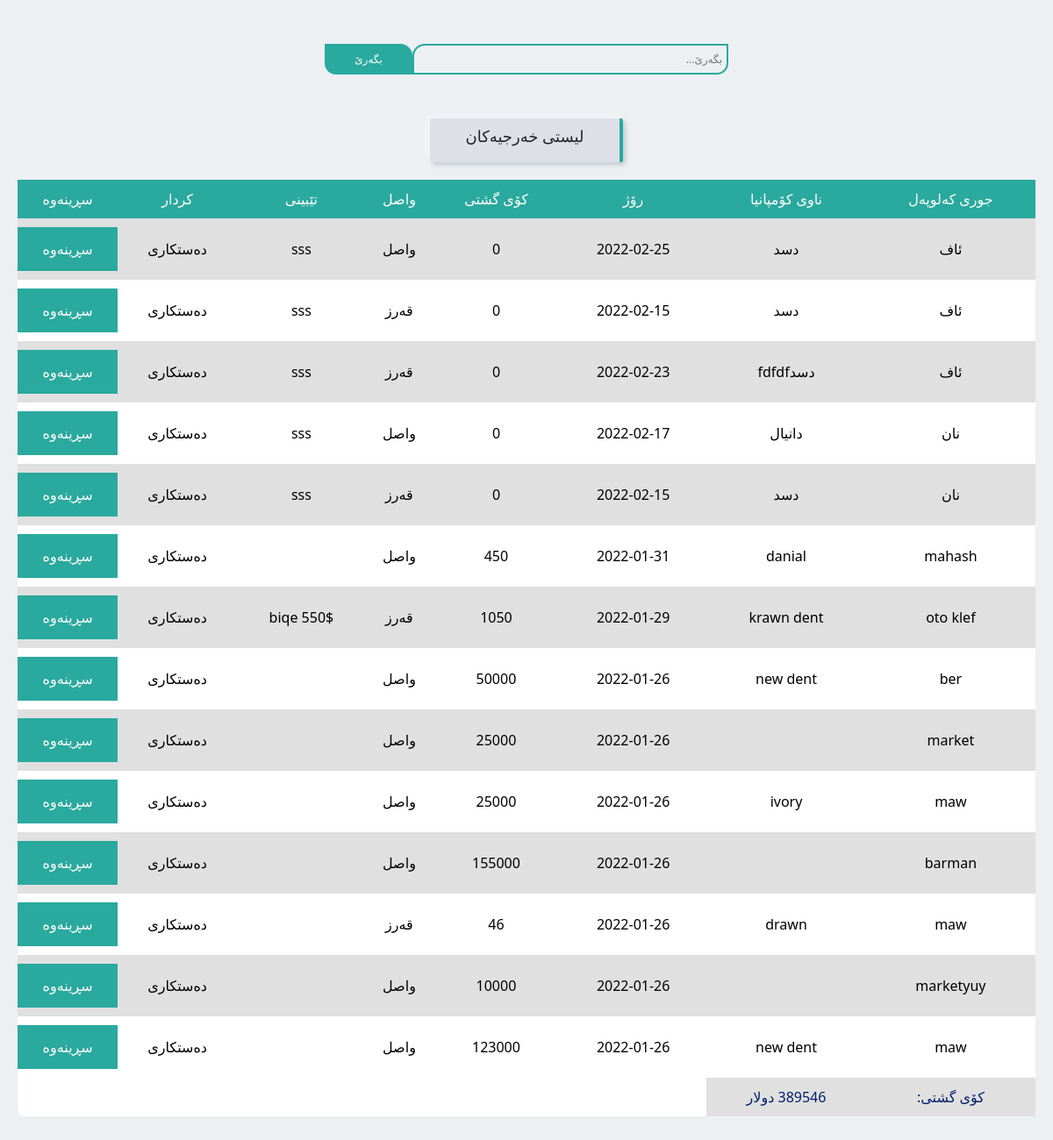
/AllExpense.php (signed in), run on the app's committed database.
### tables this page shows
CREATE TABLE `expense` (
  `id` int(11) NOT NULL,
  `goods` varchar(255) NOT NULL,
  `material` varchar(255) NOT NULL,
  `company` varchar(255) NOT NULL,
  `date` date NOT NULL,
  `typemoney` varchar(255) NOT NULL,
  `summoney` bigint(20) NOT NULL,
  `continued` varchar(150) NOT NULL,
  `notes` longtext NOT NULL
);

### include/config.php (called while the page is built, shortened)
<?php
$db = mysqli_connect('localhost' , 'root' , '' , 'shacenter');
$db->query("SET NAMES utf8");
$db->query("SET CHARACTER SET utf8");
mysqli_set_charset($db, 'utf8');
function sec($data){
    global $db;
    $data = mysqli_real_escape_string($db,htmlspecialchars($data));
    return $data;
}
?>

### AllExpense.php (the view, shortened to what this page needs)
<?php include 'include/config.php';?>
<!DOCTYPE html>
<html lang="en">
<head>
	<link rel="stylesheet" href="assets/css/style.css">
	<link href="https://cdn.jsdelivr.net/npm/bootstrap@5.1.3/dist/css/bootstrap.min.css" rel="stylesheet">
</head>
<body style="background-color: #ecf0f3; height: 100%;">
	<div class="headre-of-page-with-search-serach" style="margin-top: 50px;">
		<form method="GET" action="<?php echo $_SERVER['PHP_SELF'];?>">
			<input type="text" name="search" placeholder="بگەرێ...">
			<button>بگەرێ</button>
		</form>
	</div>
	<div class="show-our-table">
		<div class="day-of-expense">
			<h1>لیستی خەرجیەکان</h1>
		</div>
		<table>
			<tr style="background-color: #2aa99e;">
				<td>جوری کەلوپەل</td>
				<td>ناوی کۆمپانیا</td>
				<td>رۆژ</td>
				<td>کۆی گشتی</td>
				<td>واصل</td>
				<td>تێبینی</td>
				<td>کردار</td>
				<td>سڕینەوە</td>
			</tr>
			<?php
			$sum = 0;
			$ExpQuery = mysqli_query($db , "SELECT * FROM `expense` ORDER BY `id` DESC");
			while($ExpRow = mysqli_fetch_assoc($ExpQuery)){
				$sum += sec($ExpRow['summoney'])?>
				<tr>
					<td><?php echo sec($ExpRow['goods']);?></td>
					<td><?php echo sec($ExpRow['company']);?></td>
					<td><?php echo sec($ExpRow['date']);?></td>
					<td><?php echo sec($ExpRow['summoney']);?></td>
					<td data-bs-toggle="modal" data-bs-target="#exampleModal<?php echo sec($ExpRow['id']);?>"><?php echo sec($ExpRow['continued']);?></td>
					<td><?php echo sec($ExpRow['notes']);?></td>
					<td data-bs-toggle="modal" data-bs-target="#edit<?php echo sec($ExpRow['id']);?>">دەستکاری</td>
					<td>
						<form method="POST" action="modal/expense.inc.php">
							<button name="deleteexp">سڕینەوە</button>
						</form>
					</td>
				</tr>
			<?php } ?>
			<tr>
				<td style="color: #022069;">کۆی گشتی: </td>
				<td style="color: #022069;"><?php echo $sum?> دولار</td>
			</tr>
		</table>
	</div>
</body>
</html>

### assets/css/style.css (style rules this page uses)
* { margin: 0%; padding: 0%; box-sizing: border-box; }
body { width: 100%; height: 100vh; display: flex; justify-content: center; align-items: center; flex-direction: column; background: #ecf0f3; }
.login input, button { width: 50%; height: 50px; border-radius: 50px; background-color: #2aa99e; color: white; outline: none; border: none; margin: 10px; padding-left: 20px; }
.regester .inputs label, input, button { display: block; width: 100%; padding: 0; border: none; outline: none; box-sizing: border-box; }
.show-our-table { width: 100%; display: flex; flex-direction: column; justify-content: center; align-items: center; margin-bottom: 60px; padding: 20px; direction: rtl; }
.show-our-table table { width: 100%; border-radius: 8px; color: white; background-color: white; }
.show-our-table table tr:nth-child(1) td { position: relative; text-align: center; padding: 10px 0 10px 0; margin: 10px 0 10px 0; background-color: #2aa99e; color: white; }
.show-our-table table tr:nth-child(even) td { color: black; background-color: #E0E0E0; }
.show-our-table table td { position: relative; text-align: center; padding: 10px 0 10px 0; margin: 10px 0 10px 0; color: black; }
.day-of-expense { background: #dde1e7; border-right: 4px solid #2aa99e; border-radius: 3px; box-shadow: -3px -3px 7px #ffffff73, 3px 3px 5px rgba(94, 104, 121, 0.288); padding: 10px 40px; margin-bottom: 20px; }
.day-of-expense h1 { font-size: 18px; }
.headre-of-page-with-search-serach form { display: flex; flex-wrap: wrap; justify-content: space-between; align-items: center; direction: rtl; margin-bottom: 30px; }
.headre-of-page-with-search-serach input { width: 360px; height: 35px; padding: 0 5px; border: 2px solid #2aa99e; border-radius: 14px 0 13px 0; background-color: transparent; font-size: 12px; }
.headre-of-page-with-search-serach button { width: 100px; height: 35px; padding: 0 5px; border: 2px solid #2aa99e; border-radius: 0 14px 0 13px; background-color: #2aa99e; font-size: 12px; color: white; }

### data on the page
expense: goods "ئاف", company "دسد", date "2022-02-25", summoney "0", continued "واصل", notes "sss"
expense: goods "ئاف", company "دسد", date "2022-02-15", summoney "0", continued "قەرز", notes "sss"
expense: goods "ئاف", company "دسدfdfdf", date "2022-02-23", summoney "0", continued "قەرز", notes "sss"
expense: goods "نان", company "دانیال", date "2022-02-17", summoney "0", continued "واصل", notes "sss"
expense: goods "نان", company "دسد", date "2022-02-15", summoney "0", continued "قەرز", notes "sss"
expense: goods "mahash", company "danial", date "2022-01-31", summoney "450", continued "واصل"
expense: goods "oto klef", company "krawn dent", date "2022-01-29", summoney "1050", continued "قەرز", notes "biqe 550$"
expense: goods "ber", company "new dent", date "2022-01-26", summoney "50000", continued "واصل"
expense: goods "market", date "2022-01-26", summoney "25000", continued "واصل"
expense: goods "maw", company "ivory", date "2022-01-26", summoney "25000", continued "واصل"
expense: goods "barman", date "2022-01-26", summoney "155000", continued "واصل"
expense: goods "maw", company "drawn", date "2022-01-26", summoney "46", continued "قەرز"
expense: goods "marketyuy", date "2022-01-26", summoney "10000", continued "واصل"
expense: goods "maw", company "new dent", date "2022-01-26", summoney "123000", continued "واصل"
